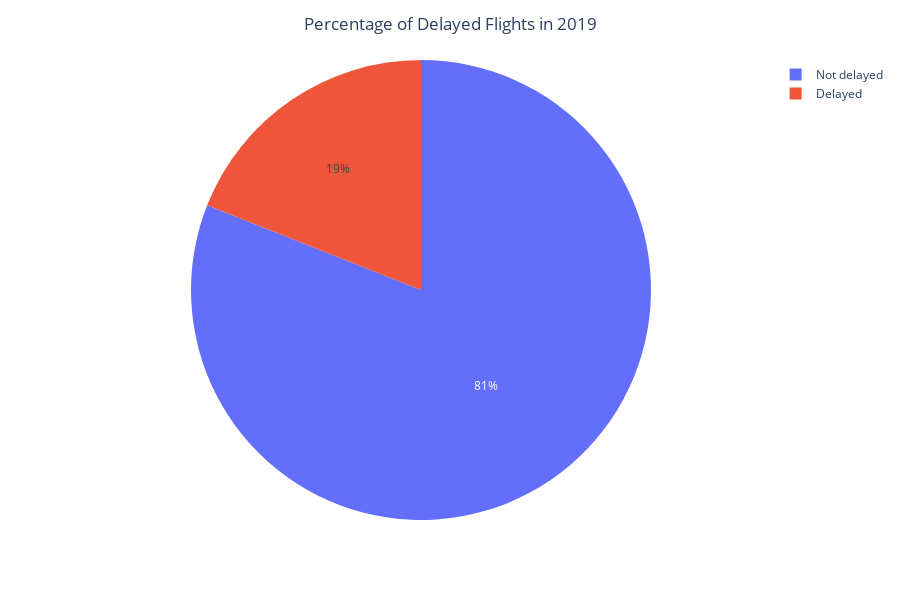

The notebook cell this image was saved under:
### Markdown cell above
## Delays by Type

### Code cell
df_prov = df.DEP_DEL15.value_counts(normalize=True).reset_index().rename(columns={'index':'Delay', 'DEP_DEL15':'pct'})

df_prov.loc[df_prov['Delay']==0, 'Delay'] = 'Not delayed'
df_prov.loc[df_prov['Delay']==1, 'Delay'] = 'Delayed'
df_prov.pct = round(df_prov.pct, 2)

# plot

fig = px.pie(df_prov,
             values='pct',
             names='Delay',
             color_discrete_sequence=px.colors.qualitative.Plotly, height=600)
fig.update_layout(title_text='Percentage of Delayed Flights in 2019', title_x=0.5)
fig.show()

### Figure 1 — Plotly figure (JSON) as saved in the notebook; plotly's stock layout.template omitted (floating-point values rounded to 4 significant figures)
{"data": [{"domain": {"x": [0, 1], "y": [0, 1]}, "hovertemplate": "Delay=%{label}<br>pct=%{value}<extra></extra>", "labels": ["Not delayed", "Delayed"], "legendgroup": "", "name": "", "showlegend": true, "type": "pie", "values": [0.81, 0.19]}], "layout": {"height": 600, "legend": {"tracegroupgap": 0}, "margin": {"t": 60}, "piecolorway": ["#636EFA", "#EF553B", "#00CC96", "#AB63FA", "#FFA15A", "#19D3F3", "#FF6692", "#B6E880", "#FF97FF", "#FECB52"], "title": {"text": "Percentage of Delayed Flights in 2019", "x": 0.5}}}
